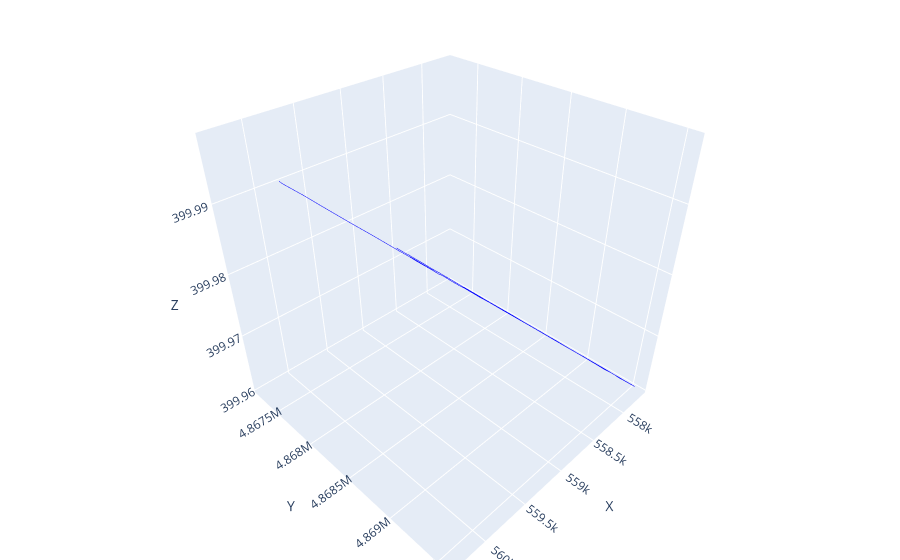

This figure's notebook cell:
### Code cell
plot_3D_network(nodes, edges, show_nodes = False)

### Figure 1 — Plotly figure (JSON) as saved in the notebook; plotly's stock layout.template omitted (floating-point values rounded to 4 significant figures)
{"data": [{"line": {"color": "blue", "width": 1}, "mode": "lines", "showlegend": false, "type": "scatter3d", "x": [558515, 558500.0], "y": [4867230, 4867000.0], "z": [400.0, 400.0]}, {"line": {"color": "blue", "width": 1}, "mode": "lines", "showlegend": false, "type": "scatter3d", "x": [558000.0, 558000.0], "y": [4869000.0, 4869000.0], "z": [400.0, 400.0]}, {"line": {"color": "blue", "width": 1}, "mode": "lines", "showlegend": false, "type": "scatter3d", "x": [558000.0, 557900.0], "y": [4869000.0, 4869000.0], "z": [400.0, 400.0]}, {"line": {"color": "blue", "width": 1}, "mode": "lines", "showlegend": false, "type": "scatter3d", "x": [558000.0, 558000.0], "y": [4869000.0, 4869000.0], "z": [400.0, 400.0]}, {"line": {"color": "blue", "width": 1}, "mode": "lines", "showlegend": false, "type": "scatter3d", "x": [557900.0, 557952], "y": [4869000.0, 4868811], "z": [400.0, 400.0]}, {"line": {"color": "blue", "width": 1}, "mode": "lines", "showlegend": false, "type": "scatter3d", "x": [557900.0, 557900.0], "y": [4869000.0, 4869000.0], "z": [400.0, 400.0]}, {"line": {"color": "blue", "width": 1}, "mode": "lines", "showlegend": false, "type": "scatter3d", "x": [558200.0, 558300.0], "y": [4869000.0, 4869000.0], "z": [400.0, 400.0]}, {"line": {"color": "blue", "width": 1}, "mode": "lines", "showlegend": false, "type": "scatter3d", "x": [558200.0, 558081], "y": [4869000.0, 4869000.0], "z": [400.0, 400.0]}, {"line": {"color": "blue", "width": 1}, "mode": "lines", "showlegend": false, "type": "scatter3d", "x": [557900.0, 557900.0], "y": [4869000.0, 4869000.0], "z": [400.0, 400.0]}, {"line": {"color": "blue", "width": 1}, "mode": "lines", "showlegend": false, "type": "scatter3d", "x": [557900.0, 557900.0], "y": [4869000.0, 4869000.0], "z": [400.0, 400.0]}, {"line": {"color": "blue", "width": 1}, "mode": "lines", "showlegend": false, "type": "scatter3d", "x": [557900.0, 557900.0], "y": [4869000.0, 4869000.0], "z": [400.0, 400.0]}, {"line": {"color": "blue", "width": 1}, "mode": "lines", "showlegend": false, "type": "scatter3d", "x": [557900.0, 557900.0], "y": [4869000.0, 4869000.0], "z": [400.0, 400.0]}, {"line": {"color": "blue", "width": 1}, "mode": "lines", "showlegend": false, "type": "scatter3d", "x": [557900.0, 557861], "y": [4869000.0, 4869251], "z": [400.0, 400.0]}, {"line": {"color": "blue", "width": 1}, "mode": "lines", "showlegend": false, "type": "scatter3d", "x": [557900.0, 557800.0], "y": [4869000.0, 4869376], "z": [400.0, 400.0]}, {"line": {"color": "blue", "width": 1}, "mode": "lines", "showlegend": false, "type": "scatter3d", "x": [558081, 558000.0], "y": [4869000.0, 4869361], "z": [400.0, 400.0]}, {"line": {"color": "blue", "width": 1}, "mode": "lines", "showlegend": false, "type": "scatter3d", "x": [558200.0, 558300.0], "y": [4869000.0, 4868000.0], "z": [400.0, 400.0]}, {"line": {"color": "blue", "width": 1}, "mode": "lines", "showlegend": false, "type": "scatter3d", "x": [558200.0, 558200.0], "y": [4869000.0, 4869000.0], "z": [400.0, 400.0]}, {"line": {"color": "blue", "width": 1}, "mode": "lines", "showlegend": false, "type": "scatter3d", "x": [558500.0, 558546], "y": [4867000.0, 4867000.0], "z": [400.0, 400.0]}, {"line": {"color": "blue", "width": 1}, "mode": "lines", "showlegend": false, "type": "scatter3d", "x": [557900.0, 557900.0], "y": [4869000.0, 4869000.0], "z": [400.0, 400.0]}, {"line": {"color": "blue", "width": 1}, "mode": "lines", "showlegend": false, "type": "scatter3d", "x": [557900.0, 557900.0], "y": [4869000.0, 4869000.0], "z": [400.0, 400.0]}, {"line": {"color": "blue", "width": 1}, "mode": "lines", "showlegend": false, "type": "scatter3d", "x": [558200.0, 558200.0], "y": [4869000.0, 4869000.0], "z": [400.0, 400.0]}, {"line": {"color": "blue", "width": 1}, "mode": "lines", "showlegend": false, "type": "scatter3d", "x": [558546, 558600.0], "y": [4867000.0, 4868000.0], "z": [400.0, 400.0]}, {"line": {"color": "blue", "width": 1}, "mode": "lines", "showlegend": false, "type": "scatter3d", "x": [557800.0, 557846], "y": [4869376, 4869381], "z": [400.0, 400.0]}, {"line": {"color": "blue", "width": 1}, "mode": "lines", "showlegend": false, "type": "scatter3d", "x": [557800.0, 557900.0], "y": [4869376, 4869000.0], "z": [400.0, 400.0]}, {"line": {"color": "blue", "width": 1}, "mode": "lines", "showlegend": false, "type": "scatter3d", "x": [557846, 557800.0], "y": [4869381, 4869000.0], "z": [400.0, 400.0]}, {"line": {"color": "blue", "width": 1}, "mode": "lines", "showlegend": false, "type": "scatter3d", "x": [558200.0, 558200.0], "y": [4869000.0, 4869000.0], "z": [400.0, 400.0]}, {"line": {"color": "blue", "width": 1}, "mode": "lines", "showlegend": false, "type": "scatter3d", "x": [558200.0, 558200.0], "y": [4869000.0, 4869000.0], "z": [400.0, 400.0]}, {"line": {"color": "blue", "width": 1}, "mode": "lines", "showlegend": false, "type": "scatter3d", "x": [557800.0, 557800.0], "y": [4869000.0, 4869000.0], "z": [400.0, 400.0]}, {"line": {"color": "blue", "width": 1}, "mode": "lines", "showlegend": false, "type": "scatter3d", "x": [557800.0, 557831], "y": [4869000.0, 4869396], "z": [400.0, 400.0]}, {"line": {"color": "blue", "width": 1}, "mode": "lines", "showlegend": false, "type": "scatter3d", "x": [557800.0, 557800.0], "y": [4869000.0, 4869000.0], "z": [400.0, 400.0]}, {"line": {"color": "blue", "width": 1}, "mode": "lines", "showlegend": false, "type": "scatter3d", "x": [557800.0, 557800.0], "y": [4869000.0, 4869000.0], "z": [400.0, 400.0]}, {"line": {"color": "blue", "width": 1}, "mode": "lines", "showlegend": false, "type": "scatter3d", "x": [558000.0, 557900.0], "y": [4869361, 4869000.0], "z": [400.0, 400.0]}, {"line": {"color": "blue", "width": 1}, "mode": "lines", "showlegend": false, "type": "scatter3d", "x": [558600.0, 558600.0], "y": [4868000.0, 4868000.0], "z": [400.0, 400.0]}, {"line": {"color": "blue", "width": 1}, "mode": "lines", "showlegend": false, "type": "scatter3d", "x": [557800.0, 557701], "y": [4869000.0, 4870000.0], "z": [400.0, 400.0]}, {"line": {"color": "blue", "width": 1}, "mode": "lines", "showlegend": false, "type": "scatter3d", "x": [557800.0, 557831], "y": [4869000.0, 4869396], "z": [400.0, 400.0]}, {"line": {"color": "blue", "width": 1}, "mode": "lines", "showlegend": false, "type": "scatter3d", "x": [557800.0, 557800.0], "y": [4869000.0, 4869000.0], "z": [400.0, 400.0]}, {"line": {"color": "blue", "width": 1}, "mode": "lines", "showlegend": false, "type": "scatter3d", "x": [558200.0, 558100.0], "y": [4869000.0, 4869000.0], "z": [400.0, 400.0]}, {"line": {"color": "blue", "width": 1}, "mode": "lines", "showlegend": false, "type": "scatter3d", "x": [557856, 557800.0], "y": [4869226, 4869000.0], "z": [400.0, 400.0]}, {"line": {"color": "blue", "width": 1}, "mode": "lines", "showlegend": false, "type": "scatter3d", "x": [557856, 557800.0], "y": [4869226, 4869000.0], "z": [400.0, 400.0]}, {"line": {"color": "blue", "width": 1}, "mode": "lines", "showlegend": false, "type": "scatter3d", "x": [557800.0, 557800.0], "y": [4869000.0, 4869000.0], "z": [400.0, 400.0]}, {"line": {"color": "blue", "width": 1}, "mode": "lines", "showlegend": false, "type": "scatter3d", "x": [557800.0, 557831], "y": [4869000.0, 4869396], "z": [400.0, 400.0]}, {"line": {"color": "blue", "width": 1}, "mode": "lines", "showlegend": false, "type": "scatter3d", "x": [560322, 560300.0], "y": [4868051, 4868000.0], "z": [400.0, 400.0]}, {"line": {"color": "blue", "width": 1}, "mode": "lines", "showlegend": false, "type": "scatter3d", "x": [558600.0, 558600.0], "y": [4868000.0, 4868000.0], "z": [400.0, 400.0]}, {"line": {"color": "blue", "width": 1}, "mode": "lines", "showlegend": false, "type": "scatter3d", "x": [560300.0, 560300.0], "y": [4868000.0, 4868000.0], "z": [400.0, 400.0]}, {"line": {"color": "blue", "width": 1}, "mode": "lines", "showlegend": false, "type": "scatter3d", "x": [557701, 557689], "y": [4870000.0, 4869553], "z": [400.0, 400.0]}, {"line": {"color": "blue", "width": 1}, "mode": "lines", "showlegend": false, "type": "scatter3d", "x": [557689, 557700.0], "y": [4869553, 4870000.0], "z": [400.0, 400.0]}, {"line": {"color": "blue", "width": 1}, "mode": "lines", "showlegend": false, "type": "scatter3d", "x": [559567, 559500.0], "y": [4868494, 4869000.0], "z": [400.0, 400.0]}, {"line": {"color": "blue", "width": 1}, "mode": "lines", "showlegend": false, "type": "scatter3d", "x": [560300.0, 560221], "y": [4868000.0, 4868000.0], "z": [400.0, 400.0]}, {"line": {"color": "blue", "width": 1}, "mode": "lines", "showlegend": false, "type": "scatter3d", "x": [558100.0, 558100.0], "y": [4869000.0, 4869000.0], "z": [400.0, 400.0]}, {"line": {"color": "blue", "width": 1}, "mode": "lines", "showlegend": false, "type": "scatter3d", "x": [558600.0, 558500.0], "y": [4868000.0, 4868000.0], "z": [400.0, 400.0]}, {"line": {"color": "blue", "width": 1}, "mode": "lines", "showlegend": false, "type": "scatter3d", "x": [558100.0, 558100.0], "y": [4869000.0, 4869000.0], "z": [400.0, 400.0]}, {"line": {"color": "blue", "width": 1}, "mode": "lines", "showlegend": false, "type": "scatter3d", "x": [558100.0, 558100.0], "y": [4869000.0, 4869000.0], "z": [400.0, 400.0]}, {"line": {"color": "blue", "width": 1}, "mode": "lines", "showlegend": false, "type": "scatter3d", "x": [558500.0, 558500.0], "y": [4868000.0, 4868000.0], "z": [400.0, 400.0]}, {"line": {"color": "blue", "width": 1}, "mode": "lines", "showlegend": false, "type": "scatter3d", "x": [558500.0, 558522], "y": [4868000.0, 4867747], "z": [400.0, 400.0]}, {"line": {"color": "blue", "width": 1}, "mode": "lines", "showlegend": false, "type": "scatter3d", "x": [560221, 560200.0], "y": [4868000.0, 4868000.0], "z": [400.0, 400.0]}, {"line": {"color": "blue", "width": 1}, "mode": "lines", "showlegend": false, "type": "scatter3d", "x": [558100.0, 558000.0], "y": [4869000.0, 4869000.0], "z": [400.0, 400.0]}, {"line": {"color": "blue", "width": 1}, "mode": "lines", "showlegend": false, "type": "scatter3d", "x": [558000.0, 558000.0], "y": [4869000.0, 4869000.0], "z": [400.0, 400.0]}, {"line": {"color": "blue", "width": 1}, "mode": "lines", "showlegend": false, "type": "scatter3d", "x": [558000.0, 558000.0], "y": [4869000.0, 4869000.0], "z": [400.0, 400.0]}, {"line": {"color": "blue", "width": 1}, "mode": "lines", "showlegend": false, "type": "scatter3d", "x": [558000.0, 558000.0], "y": [4869000.0, 4869000.0], "z": [400.0, 400.0]}, {"line": {"color": "blue", "width": 1}, "mode": "lines", "showlegend": false, "type": "scatter3d", "x": [558500.0, 558500.0], "y": [4868000.0, 4868000.0], "z": [400.0, 400.0]}, {"line": {"color": "blue", "width": 1}, "mode": "lines", "showlegend": false, "type": "scatter3d", "x": [558500.0, 558500.0], "y": [4868000.0, 4868000.0], "z": [400.0, 400.0]}, {"line": {"color": "blue", "width": 1}, "mode": "lines", "showlegend": false, "type": "scatter3d", "x": [558500.0, 558500.0], "y": [4868000.0, 4868000.0], "z": [400.0, 400.0]}, {"line": {"color": "blue", "width": 1}, "mode": "lines", "showlegend": false, "type": "scatter3d", "x": [559500.0, 559400.0], "y": [4869000.0, 4869000.0], "z": [400.0, 400.0]}, {"line": {"color": "blue", "width": 1}, "mode": "lines", "showlegend": false, "type": "scatter3d", "x": [560200.0, 560000.0], "y": [4868000.0, 4868000.0], "z": [400.0, 400.0]}, {"line": {"color": "blue", "width": 1}, "mode": "lines", "showlegend": false, "type": "scatter3d", "x": [559400.0, 559400.0], "y": [4869000.0, 4869000.0], "z": [400.0, 400.0]}, {"line": {"color": "blue", "width": 1}, "mode": "lines", "showlegend": false, "type": "scatter3d", "x": [559400.0, 559500.0], "y": [4869000.0, 4869000.0], "z": [400.0, 400.0]}, {"line": {"color": "blue", "width": 1}, "mode": "lines", "showlegend": false, "type": "scatter3d", "x": [558500.0, 558500.0], "y": [4868000.0, 4868000.0], "z": [400.0, 400.0]}, {"line": {"color": "blue", "width": 1}, "mode": "lines", "showlegend": false, "type": "scatter3d", "x": [559400.0, 559400.0], "y": [4869000.0, 4869000.0], "z": [400.0, 400.0]}, {"line": {"color": "blue", "width": 1}, "mode": "lines", "showlegend": false, "type": "scatter3d", "x": [559400.0, 559300.0], "y": [4869000.0, 4869000.0], "z": [400.0, 400.0]}, {"line": {"color": "blue", "width": 1}, "mode": "lines", "showlegend": false, "type": "scatter3d", "x": [557861, 557900.0], "y": [4869251, 4869271], "z": [400.0, 400.0]}, {"line": {"color": "blue", "width": 1}, "mode": "lines", "showlegend": false, "type": "scatter3d", "x": [557861, 557800.0], "y": [4869251, 4869000.0], "z": [400.0, 400.0]}, {"line": {"color": "blue", "width": 1}, "mode": "lines", "showlegend": false, "type": "scatter3d", "x": [559300.0, 559200.0], "y": [4869000.0, 4869000.0], "z": [400.0, 400.0]}, {"line": {"color": "blue", "width": 1}, "mode": "lines", "showlegend": false, "type": "scatter3d", "x": [557900.0, 557861], "y": [4869271, 4869276], "z": [400.0, 400.0]}, {"line": {"color": "blue", "width": 1}, "mode": "lines", "showlegend": false, "type": "scatter3d", "x": [557861, 557831], "y": [4869276, 4869396], "z": [400.0, 400.0]}, {"line": {"color": "blue", "width": 1}, "mode": "lines", "showlegend": false, "type": "scatter3d", "x": [558500.0, 558500.0], "y": [4868000.0, 4868000.0], "z": [400.0, 400.0]}, {"line": {"color": "blue", "width": 1}, "mode": "lines", "showlegend": false, "type": "scatter3d", "x": [560000.0, 559900.0], "y": [4868000.0, 4868000.0], "z": [400.0, 400.0]}, {"line": {"color": "blue", "width": 1}, "mode": "lines", "showlegend": false, "type": "scatter3d", "x": [559200.0, 559116], "y": [4869000.0, 4868631], "z": [400.0, 400.0]}, {"line": {"color": "blue", "width": 1}, "mode": "lines", "showlegend": false, "type": "scatter3d", "x": [558500.0, 558200.0], "y": [4868000.0, 4868000.0], "z": [400.0, 400.0]}, {"line": {"color": "blue", "width": 1}, "mode": "lines", "showlegend": false, "type": "scatter3d", "x": [559116, 558900.0], "y": [4868631, 4868666], "z": [400.0, 400.0]}, {"line": {"color": "blue", "width": 1}, "mode": "lines", "showlegend": false, "type": "scatter3d", "x": [559900.0, 559800.0], "y": [4868000.0, 4868000.0], "z": [400.0, 400.0]}, {"line": {"color": "blue", "width": 1}, "mode": "lines", "showlegend": false, "type": "scatter3d", "x": [557800.0, 557800.0], "y": [4869000.0, 4869000.0], "z": [400.0, 400.0]}, {"line": {"color": "blue", "width": 1}, "mode": "lines", "showlegend": false, "type": "scatter3d", "x": [557800.0, 557800.0], "y": [4869000.0, 4869000.0], "z": [400.0, 400.0]}, {"line": {"color": "blue", "width": 1}, "mode": "lines", "showlegend": false, "type": "scatter3d", "x": [557800.0, 557800.0], "y": [4869000.0, 4869000.0], "z": [400.0, 400.0]}, {"line": {"color": "blue", "width": 1}, "mode": "lines", "showlegend": false, "type": "scatter3d", "x": [557800.0, 557700.0], "y": [4869000.0, 4869000.0], "z": [400.0, 400.0]}, {"line": {"color": "blue", "width": 1}, "mode": "lines", "showlegend": false, "type": "scatter3d", "x": [557700.0, 557700.0], "y": [4869000.0, 4870000.0], "z": [400.0, 400.0]}, {"line": {"color": "blue", "width": 1}, "mode": "lines", "showlegend": false, "type": "scatter3d", "x": [559800.0, 559800.0], "y": [4868000.0, 4869000.0], "z": [400.0, 400.0]}, {"line": {"color": "blue", "width": 1}, "mode": "lines", "showlegend": false, "type": "scatter3d", "x": [558900.0, 558800.0], "y": [4868666, 4869000.0], "z": [400.0, 400.0]}, {"line": {"color": "blue", "width": 1}, "mode": "lines", "showlegend": false, "type": "scatter3d", "x": [559800.0, 559700.0], "y": [4869000.0, 4869000.0], "z": [400.0, 400.0]}, {"line": {"color": "blue", "width": 1}, "mode": "lines", "showlegend": false, "type": "scatter3d", "x": [558011, 558000.0], "y": [4868669, 4869000.0], "z": [400.0, 400.0]}, {"line": {"color": "blue", "width": 1}, "mode": "lines", "showlegend": false, "type": "scatter3d", "x": [559700.0, 559700.0], "y": [4869000.0, 4869000.0], "z": [400.0, 400.0]}, {"line": {"color": "blue", "width": 1}, "mode": "lines", "showlegend": false, "type": "scatter3d", "x": [558000.0, 558000.0], "y": [4869000.0, 4869000.0], "z": [400.0, 400.0]}, {"line": {"color": "blue", "width": 1}, "mode": "lines", "showlegend": false, "type": "scatter3d", "x": [558800.0, 558700.0], "y": [4869000.0, 4869000.0], "z": [400.0, 400.0]}, {"line": {"color": "blue", "width": 1}, "mode": "lines", "showlegend": false, "type": "scatter3d", "x": [559700.0, 559600.0], "y": [4869000.0, 4869000.0], "z": [400.0, 400.0]}, {"line": {"color": "blue", "width": 1}, "mode": "lines", "showlegend": false, "type": "scatter3d", "x": [558000.0, 557961], "y": [4869000.0, 4868891], "z": [400.0, 400.0]}, {"line": {"color": "blue", "width": 1}, "mode": "lines", "showlegend": false, "type": "scatter3d", "x": [559600.0, 559500.0], "y": [4869000.0, 4869000.0], "z": [400.0, 400.0]}, {"line": {"color": "blue", "width": 1}, "mode": "lines", "showlegend": false, "type": "scatter3d", "x": [558200.0, 558200.0], "y": [4868000.0, 4869000.0], "z": [400.0, 400.0]}, {"line": {"color": "blue", "width": 1}, "mode": "lines", "showlegend": false, "type": "scatter3d", "x": [557961, 557900.0], "y": [4868891, 4869000.0], "z": [400.0, 400.0]}, {"line": {"color": "blue", "width": 1}, "mode": "lines", "showlegend": false, "type": "scatter3d", "x": [558700.0, 558600.0], "y": [4869000.0, 4869000.0], "z": [400.0, 400.0]}, {"line": {"color": "blue", "width": 1}, "mode": "lines", "showlegend": false, "type": "scatter3d", "x": [557900.0, 557900.0], "y": [4869000.0, 4869000.0], "z": [400.0, 400.0]}, {"line": {"color": "blue", "width": 1}, "mode": "lines", "showlegend": false, "type": "scatter3d", "x": [558200.0, 558100.0], "y": [4869000.0, 4869000.0], "z": [400.0, 400.0]}, {"line": {"color": "blue", "width": 1}, "mode": "lines", "showlegend": false, "type": "scatter3d", "x": [558600.0, 558406], "y": [4869000.0, 4868891], "z": [400.0, 400.0]}, {"line": {"color": "blue", "width": 1}, "mode": "lines", "showlegend": false, "type": "scatter3d", "x": [557900.0, 557900.0], "y": [4869000.0, 4869000.0], "z": [400.0, 400.0]}, {"line": {"color": "blue", "width": 1}, "mode": "lines", "showlegend": false, "type": "scatter3d", "x": [557900.0, 557900.0], "y": [4869000.0, 4869000.0], "z": [400.0, 400.0]}, {"line": {"color": "blue", "width": 1}, "mode": "lines", "showlegend": false, "type": "scatter3d", "x": [557900.0, 557900.0], "y": [4869000.0, 4869000.0], "z": [400.0, 400.0]}, {"line": {"color": "blue", "width": 1}, "mode": "lines", "showlegend": false, "type": "scatter3d", "x": [558100.0, 558100.0], "y": [4869000.0, 4869000.0], "z": [400.0, 400.0]}, {"line": {"color": "blue", "width": 1}, "mode": "lines", "showlegend": false, "type": "scatter3d", "x": [558100.0, 558126], "y": [4869000.0, 4868680], "z": [400.0, 400.0]}, {"line": {"color": "blue", "width": 1}, "mode": "lines", "showlegend": false, "type": "scatter3d", "x": [558100.0, 558100.0], "y": [4869000.0, 4869000.0], "z": [400.0, 400.0]}, {"line": {"color": "blue", "width": 1}, "mode": "lines", "showlegend": false, "type": "scatter3d", "x": [558100.0, 558100.0], "y": [4869000.0, 4869000.0], "z": [400.0, 400.0]}, {"line": {"color": "blue", "width": 1}, "mode": "lines", "showlegend": false, "type": "scatter3d", "x": [558100.0, 558100.0], "y": [4869000.0, 4869000.0], "z": [400.0, 400.0]}, {"line": {"color": "blue", "width": 1}, "mode": "lines", "showlegend": false, "type": "scatter3d", "x": [558345, 558400.0], "y": [4867990, 4868000.0], "z": [400.0, 400.0]}, {"line": {"color": "blue", "width": 1}, "mode": "lines", "showlegend": false, "type": "scatter3d", "x": [557900.0, 557900.0], "y": [4869000.0, 4869000.0], "z": [400.0, 400.0]}, {"line": {"color": "blue", "width": 1}, "mode": "lines", "showlegend": false, "type": "scatter3d", "x": [558100.0, 558100.0], "y": [4869000.0, 4868781], "z": [400.0, 400.0]}, {"line": {"color": "blue", "width": 1}, "mode": "lines", "showlegend": false, "type": "scatter3d", "x": [557900.0, 557800.0], "y": [4869000.0, 4869000.0], "z": [400.0, 400.0]}, {"line": {"color": "blue", "width": 1}, "mode": "lines", "showlegend": false, "type": "scatter3d", "x": [557800.0, 557800.0], "y": [4869000.0, 4869000.0], "z": [400.0, 400.0]}, {"line": {"color": "blue", "width": 1}, "mode": "lines", "showlegend": false, "type": "scatter3d", "x": [558400.0, 558300.0], "y": [4868000.0, 4868000.0], "z": [400.0, 400.0]}, {"line": {"color": "blue", "width": 1}, "mode": "lines", "showlegend": false, "type": "scatter3d", "x": [558100.0, 558100.0], "y": [4868781, 4869000.0], "z": [400.0, 400.0]}, {"line": {"color": "blue", "width": 1}, "mode": "lines", "showlegend": false, "type": "scatter3d", "x": [558100.0, 558100.0], "y": [4869000.0, 4869000.0], "z": [400.0, 400.0]}, {"line": {"color": "blue", "width": 1}, "mode": "lines", "showlegend": false, "type": "scatter3d", "x": [558100.0, 558100.0], "y": [4869000.0, 4869000.0], "z": [400.0, 400.0]}, {"line": {"color": "blue", "width": 1}, "mode": "lines", "showlegend": false, "type": "scatter3d", "x": [558406, 558300.0], "y": [4868891, 4869000.0], "z": [400.0, 400.0]}, {"line": {"color": "blue", "width": 1}, "mode": "lines", "showlegend": false, "type": "scatter3d", "x": [558300.0, 558300.0], "y": [4868000.0, 4868000.0], "z": [400.0, 400.0]}, {"line": {"color": "blue", "width": 1}, "mode": "lines", "showlegend": false, "type": "scatter3d", "x": [558100.0, 558100.0], "y": [4869000.0, 4869000.0], "z": [400.0, 400.0]}, {"line": {"color": "blue", "width": 1}, "mode": "lines", "showlegend": false, "type": "scatter3d", "x": [558100.0, 558100.0], "y": [4869000.0, 4869000.0], "z": [400.0, 400.0]}, {"line": {"color": "blue", "width": 1}, "mode": "lines", "showlegend": false, "type": "scatter3d", "x": [558300.0, 558300.0], "y": [4869000.0, 4869000.0], "z": [400.0, 400.0]}, {"line": {"color": "blue", "width": 1}, "mode": "lines", "showlegend": false, "type": "scatter3d", "x": [558100.0, 558000.0], "y": [4869000.0, 4869000.0], "z": [400.0, 400.0]}, {"line": {"color": "blue", "width": 1}, "mode": "lines", "showlegend": false, "type": "scatter3d", "x": [558300.0, 558300.0], "y": [4868000.0, 4868000.0], "z": [400.0, 400.0]}, {"line": {"color": "blue", "width": 1}, "mode": "lines", "showlegend": false, "type": "scatter3d", "x": [558100.0, 558100.0], "y": [4869000.0, 4869000.0], "z": [400.0, 400.0]}, {"line": {"color": "blue", "width": 1}, "mode": "lines", "showlegend": false, "type": "scatter3d", "x": [558100.0, 558100.0], "y": [4869000.0, 4869000.0], "z": [400.0, 400.0]}], "layout": {"margin": {"b": 0, "l": 0, "r": 0, "t": 0}, "scene": {"xaxis": {"title": {"text": "X"}}, "yaxis": {"title": {"text": "Y"}}, "zaxis": {"title": {"text": "Z"}}}}}
